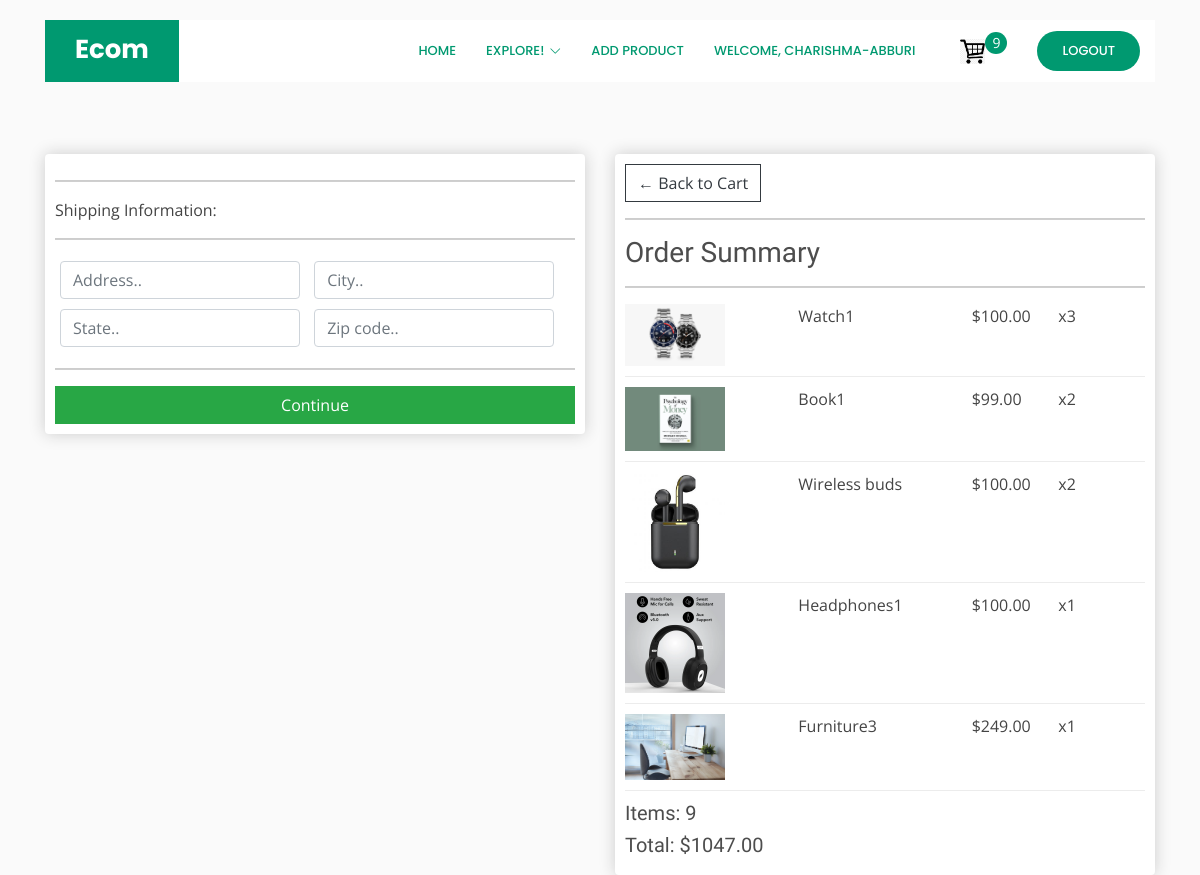
Screenshot of /checkout/ (signed in) with the database file from the repository.
### store/models.py (models this page shows, shortened)
class OrderItem(models.Model):
    product = models.ForeignKey(
        Product, on_delete=models.SET_NULL, blank=True, null=True)
    order = models.ForeignKey(
        Order, on_delete=models.SET_NULL, blank=True, null=True)
    quantity = models.IntegerField(default=0, null=True, blank=True)
    date_added = models.DateTimeField(auto_now_add=True)
    @property
    def get_total(self):
        total = (self.product.price)*(self.quantity)
        return total

class Product(models.Model):
    name = models.CharField(max_length=200)
    price = models.FloatField()
    category = models.ForeignKey('Category', on_delete=models.CASCADE,null=True,blank=True)
    digital = models.BooleanField(default=False, null=True, blank=True)
    description = models.TextField(null=True,blank=True)
    image = models.ImageField(null=True, blank=True)
    @property
    def imageURL(self):
        try:
            url = self.image.url
        except:
            url = ''
        return url

class Order(models.Model):
    customer = models.ForeignKey(
        Customer, on_delete=models.SET_NULL, blank=True, null=True)
    date_ordered = models.DateTimeField(auto_now_add=True)
    complete = models.BooleanField(default=False, null=True, blank=False)
    transaction_id = models.CharField(max_length=200, null=True)
    @property
    def shipping(self):
        shipping = False
        orderitems = self.orderitem_set.all()
        for i in orderitems:
            if i.product.digital == False:
                shipping = True
        return shipping
    @property
    def get_cart_total(self):
        orderitems = self.orderitem_set.all()
        total = sum([item.get_total for item in orderitems])
        return total
    @property
    def get_cart_items(self):
        orderitems = self.orderitem_set.all()
        total = sum([item.quantity for item in orderitems])
        return total

### store/views.py (the view)
# urls.py: path('checkout/', views.checkout, name="checkout"),
def checkout(request):
    if request.user.is_authenticated:
        customer = request.user.customer
        order, created = Order.objects.get_or_create(
            customer=customer, complete=False)
        items = order.orderitem_set.all()
        cartItems = order.get_cart_items
    else:
        items = []
        order = {'get_cart_total': 0, 'get_cart_items': 0, 'shipping': False}
        cartItems = order['get_cart_items']
    context = {'items': items, 'order': order, 'cartItems': cartItems}
    return render(request, 'store/checkout.html', context)

### store/templates/store/checkout.html (shortened to what this page needs)
{% extends 'store/main.html' %}
{% load static %}
{% block content %}
<div class="row">
    <div class="col-lg-6">
        <div class="box-element" id="form-wrapper">
            <form id="form">
                <div id="shipping-info">
                    <hr>
                    <p>Shipping Information:</p>
                    <hr>
                    <div class="form-field">
                        <input class="form-control" type="text" name="address" placeholder="Address.." required>
                    </div>
                    <div class="form-field">
                        <input class="form-control" type="text" name="city" placeholder="City.." required>
                    </div>
                    <div class="form-field">
                        <input class="form-control" type="text" name="state" placeholder="State.." required>
                    </div>
                    <div class="form-field">
                        <input class="form-control" type="text" name="zipcode" placeholder="Zip code.." required>
                    </div>
                </div>
                <hr>
                <input id="form-button" class="btn btn-success btn-block" type="submit" value="Continue">
            </form>
        </div>
        <br>
    </div>
    <div class="col-lg-6">
        <div class="box-element">
            <a class="btn btn-outline-dark" href="{% url 'cart' %}">&#x2190; Back to Cart</a>
            <hr>
            <h3>Order Summary</h3>
            <hr>
            {% for item in items %}
            <div class="cart-row">
                <div style="flex:2"><img class="row-image" src="{{item.product.imageURL}}"></div>
                <div style="flex:2">
                    <p>{{item.product.name}}</p>
                </div>
                <div style="flex:1">
                    <p>${{item.product.price|floatformat:2}}</p>
                </div>
                <div style="flex:1">
                    <p>x{{item.quantity}}</p>
                </div>
            </div>
            {% endfor %}
            <h5>Items: {{order.get_cart_items}}</h5>
            <h5>Total: ${{order.get_cart_total|floatformat:2}}</h5>
        </div>
    </div>
</div>
{% endblock content %}

### store/templates/store/main.html (shortened to what this page needs)
{% load static %}
<!DOCTYPE html>
<html lang="en">
<head>
    <link href="{% static 'vendor/aos/aos.css' %}" rel="stylesheet">
    <link href="{% static 'vendor/bootstrap/css/bootstrap.min.css' %}" rel="stylesheet">
    <link href="{% static 'vendor/bootstrap-icons/bootstrap-icons.css' %}" rel="stylesheet">
    <link href="{% static 'vendor/boxicons/css/boxicons.min.css' %}" rel="stylesheet">
    <link href="{% static 'vendor/glightbox/css/glightbox.min.css' %}" rel="stylesheet">
    <link href="{% static 'vendor/remixicon/remixicon.css' %}" rel="stylesheet">
    <link href="{% static 'vendor/swiper/swiper-bundle.min.css' %}" rel="stylesheet">
    <link rel="stylesheet" href="https://stackpath.bootstrapcdn.com/bootstrap/4.4.1/css/bootstrap.min.css"
>
    <link rel="stylesheet" type="text/css" href="{% static 'css/main.css' %}">
    <link href="{% static 'css/style.css' %}" rel="stylesheet">
</head>
<body>
    <header id="header" class="fixed-top d-flex align-items-center">
        <div class="container">
            <div class="header-container d-flex align-items-center justify-content-between">
                <div class="logo">
                    <h1 class="text-light"><a href="{% url 'store' %}"><span>Ecom</span></a></h1>
                </div>
                <nav id="navbar" class="navbar">
                    <ul>
                        <li><a class="nav-link scrollto active" href="{% url 'store' %}">Home</a></li>
                        <li class="dropdown"><a class="nav-link scrollto active" href="#"><span>Explore!</span> <i class="bi bi-chevron-down"></i></a>
                        </li>
                        {% if user.is_authenticated %}
                        <li><a class="nav-link scrollto active" href="{% url 'add_product' %}">Add Product</a></li>
                        <li><a class="nav-link scrollto active" href="#hero">Welcome, {{user.username}}</a></li>
                        <li><a class="nav-link scrollto active" href="{% url 'cart' %}">
                                <img id="cart-icon" src="{% static 'images/cart.png' %}">
                            </a></li>
                        <p id="cart-total">{{cartItems}}</p>
                        <li><a class="getstarted scrollto" href="{% url 'user_logout' %}">LogOut</a></li>
                        {% else %}
                        <li><a class="getstarted scrollto" href="{% url 'login_user' %}">Login</a></li>
                        <li><a class="getstarted scrollto" href="{% url 'register_user' %}">Register</a></li>
                        {% endif %}
                    </ul>
                </nav>
            </div>
        </div>
    </header>
    <main id="main">
        <section class="container">
        </section>
        <div class="container">
            <br>
            {% block content %}
            {% endblock content %}
        </div>
    </main>
</body>
</html>

### static/css/main.css (style rules this page uses)
body { background-color: hsl(0, 0%, 98%); }
h1, h2, h3, h4, h5, h6 { color: hsl(0, 0%, 30%); }
img { width: 200px; height: auto }
.box-element { box-shadow: hsl(0, 0%, 80%) 0 0 16px; background-color: #fff; border-radius: 4px; padding: 10px; }
#cart-icon { width: 25px; display: inline-block; margin-left: 15px; }
#cart-total { display: block; text-align: center; color: #fff; background-color: #009970; width: 22px; height: 22px; border-radius: 50%; font-size: 14px; }
.col-lg-4, .col-lg-6, .col-lg-8, .col-lg-12 { margin-top: 10px; }
.btn { border-radius: 0; }
.row-image { width: 100px; }
.form-field { width: 250px; display: inline-block; padding: 5px; }
.cart-row { display: flex; align-items: flex-stretch; padding-bottom: 10px; margin-bottom: 10px; border-bottom: 1px solid #ececec; }

### static/css/style.css (style rules this page uses)
body { font-family: "Open Sans", sans-serif; color: #444444; }
a { color: #009970; text-decoration: none; }
h1, h2, h3, h4, h5, h6 { font-family: "Raleway", sans-serif; }
#header { transition: all 0.5s; z-index: 997; transition: all 0.5s; top: 20px; }
#header .header-container { background: #fff; }
#header .logo { overflow: hidden; padding: 16px 30px 12px 30px; background: #009970; }
#header .logo h1 { font-size: 26px; padding: 0; line-height: 1; font-weight: 700; font-family: "Poppins", sans-serif; }
#header .logo h1 a, #header .logo h1 a:hover { color: #fff; text-decoration: none; }
.navbar { padding: 0; }
.navbar ul { margin: 0; padding: 0; display: flex; list-style: none; align-items: center; }
.navbar li { position: relative; }
.navbar a, .navbar a:focus { display: flex; align-items: center; justify-content: space-between; padding: 10px 0 10px 30px; color: #36343a; transition: 0.3s; font-size: 13px; font-weight: 500; text-transform: uppercase; font-family: "Poppins", sans-serif; white-space: nowrap; transition: 0.3s; }
.navbar a i, .navbar a:focus i { font-size: 12px; line-height: 0; margin-left: 5px; }
.navbar a:hover, .navbar .active, .navbar .active:focus, .navbar li:hover > a { color: #009970; }
.navbar .getstarted, .navbar .getstarted:focus { background: #009970; padding: 10px 25px; margin-left: 30px; margin-right: 15px; border-radius: 50px; color: #fff; }
section { padding: 60px 0; overflow: hidden; }

### rows the page displays
OrderItem: product.imageURL (picture), product.name "Watch1", product.price "100.00", quantity "3"
OrderItem: product.imageURL (picture), product.name "Book1", product.price "99.00", quantity "2"
OrderItem: product.imageURL (picture), product.name "Wireless buds", product.price "100.00", quantity "2"
OrderItem: product.imageURL (picture), product.name "Headphones1", product.price "100.00", quantity "1"
OrderItem: product.imageURL (picture), product.name "Furniture3", product.price "249.00", quantity "1"
Order: get_cart_items "9", get_cart_total "1047.00"

### other values shown
{{ user.username }} "CHARISHMA-ABBURI"
{{ cartItems }} "9"
